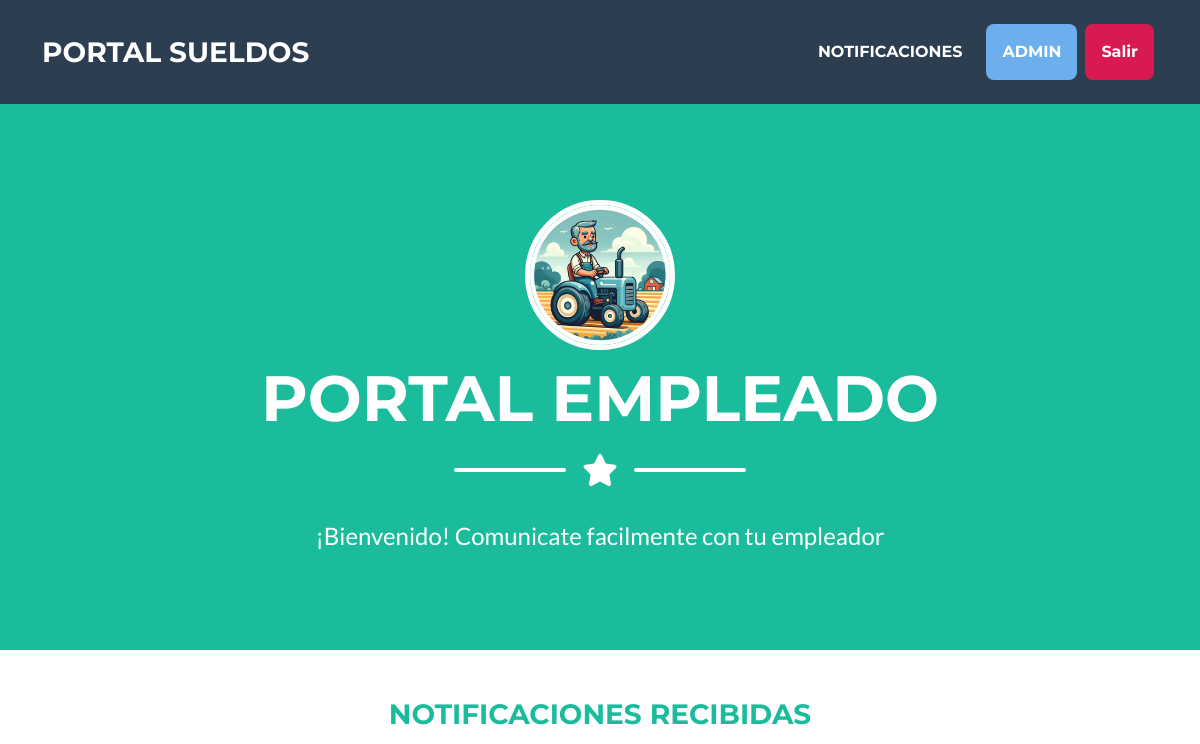
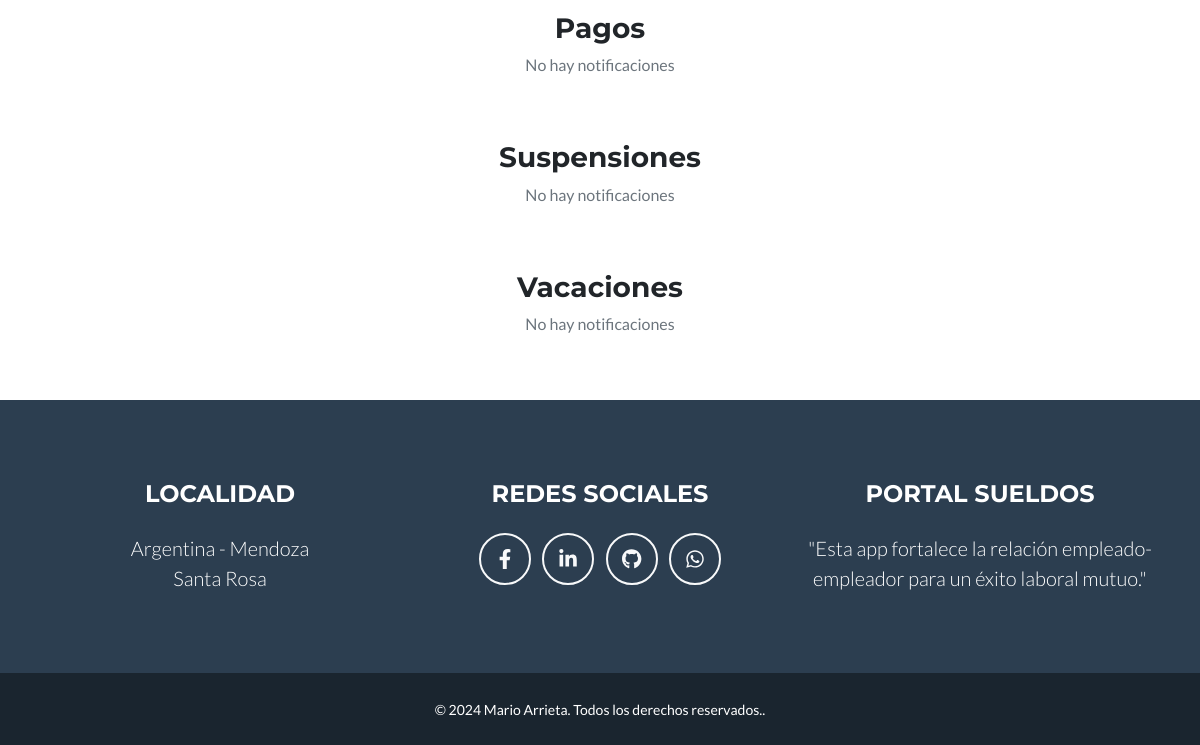
/empleado/inicio/ (signed in), run on an earlier commit of the app's database (2 pictures, top to bottom).
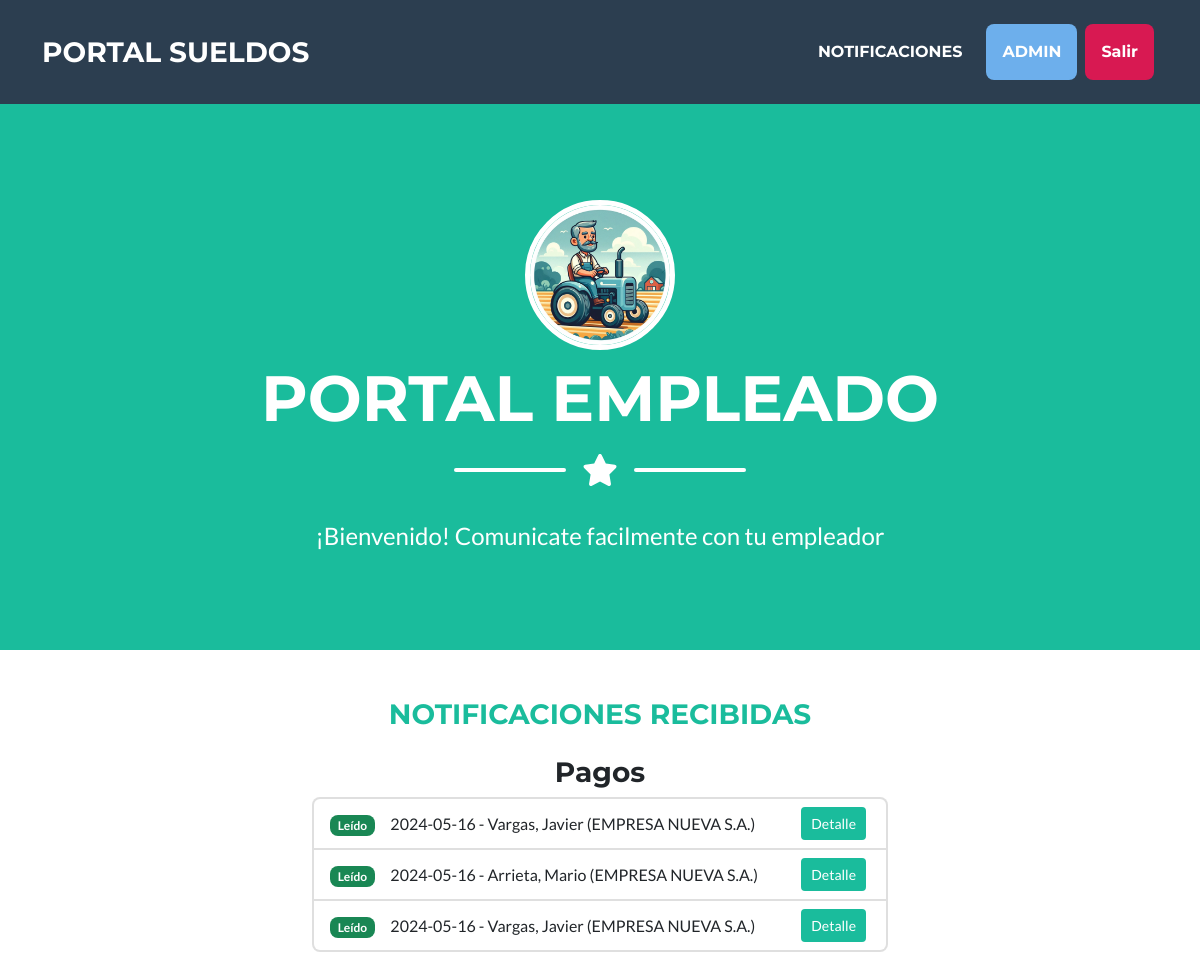
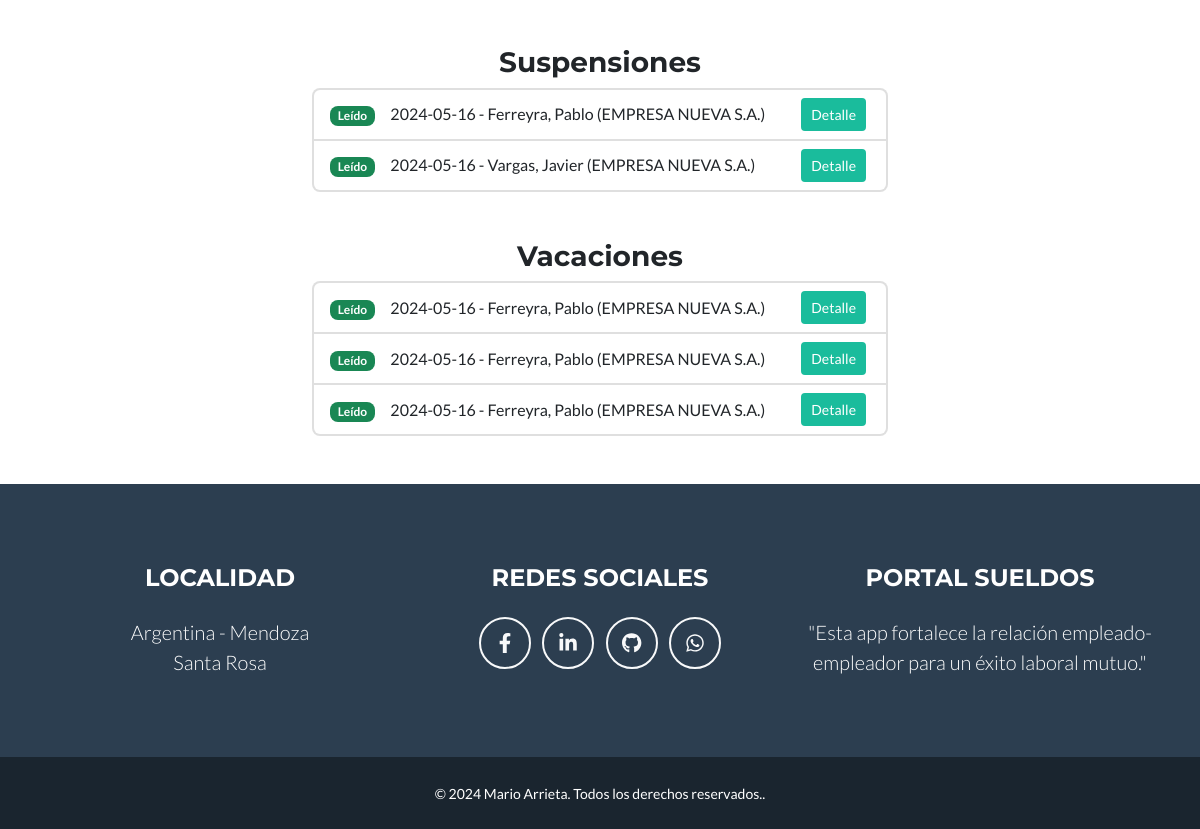
And on a later commit of the database (2 pictures, top to bottom).
### empleador/models.py (models this page shows, shortened)
class Pagos (models.Model):
    empleado = models.ForeignKey (Empleado, on_delete=models.CASCADE, verbose_name= "Empleado")
    fecha_notificacion = models.DateField(auto_now=True, verbose_name="Fecha de Notificación", editable=False)
    fecha_pago = models.DateField(verbose_name="Fecha de Pago")
    importe = models.PositiveIntegerField(verbose_name="Importe")
    liquidacion = models.CharField(max_length=20, choices=liquidacion, verbose_name= "Liquidación")
    meses = models.CharField(max_length=10, choices=meses, verbose_name= "Mes",)
    año = models.PositiveIntegerField(validators=[validate_year_range], verbose_name="Año")
    imagen = models.ImageField(upload_to="pagos", null=True, blank=True)
    visto = models.BooleanField (editable=False, default=False, verbose_name="Visto")
    def __str__(self):
        return f"{self.fecha_notificacion} -  {self.empleado.apellido}, {self.empleado.nombre} ({self.empleado.empleador.razonSocial})"
    class Meta:
        verbose_name_plural = "Pagos"

class Empleado (models.Model):
    empleador = models.ForeignKey (Empleador, on_delete=models.CASCADE, verbose_name="Empleador")
    apellido = models.CharField(max_length=50, verbose_name="Apellido")
    nombre = models.CharField(max_length=50, verbose_name="Nombre")
    cuil = models.PositiveIntegerField(validators=[validate_cuil_length], unique=True, verbose_name="CUIL")
    fecha_ingreso = models.DateField(verbose_name="Fecha de ingreso")
    email = models.EmailField(verbose_name= "e-Mail ")
    class Meta:
        verbose_name = "Empleado"
        verbose_name_plural = "Empleados"

class Empleador (models.Model):
    razonSocial = models.CharField(max_length=50, verbose_name="Razon Social")
    cuit = models.PositiveIntegerField(validators=[validate_cuil_length], unique=True, verbose_name="CUIT")
    email = models.EmailField(verbose_name="e-Mail")
    class Meta:
        verbose_name = "Empleador"
        verbose_name_plural = "Empleadores"

class Suspensiones (models.Model):
    empleado = models.ForeignKey (Empleado, on_delete=models.CASCADE, verbose_name= "Empleado")
    fecha_notificacion = models.DateField(auto_now=True, verbose_name="Fecha de Notificación", editable=False)
    cantidad_dias = models.PositiveIntegerField(verbose_name="Cantidad de días")
    fecha_reingreso = models.DateField(verbose_name="Fecha de Reingreso")
    motivo = models.CharField(max_length=200, verbose_name="Motivo")
    imagen = models.ImageField(upload_to="suspensiones", null=True, blank=True)
    visto = models.BooleanField (editable=False, default=False, verbose_name="Visto")
    def __str__(self):
        return f"{self.fecha_notificacion} - {self.empleado.apellido}, {self.empleado.nombre} ({self.empleado.empleador.razonSocial})"
    class Meta:
        verbose_name_plural = "Suspensiones"

class Vacaciones (models.Model):
    empleado = models.ForeignKey (Empleado, on_delete=models.CASCADE, verbose_name= "Empleado")
    fecha_notificacion = models.DateField(auto_now=True, verbose_name="Fecha de Notificación", editable=False)
    fecha_inicio = models.DateField(verbose_name="Fecha de Inicio")
    fecha_fin = models.DateField(verbose_name="Fecha de Finalizacion")
    período = models.PositiveIntegerField(validators=[validate_year_range], verbose_name="Corresponden al año")
    imagen = models.ImageField(upload_to="vacaciones", null=True, blank=True)
    visto = models.BooleanField (editable=False, default=False, verbose_name="Visto")
    def __str__(self):
        return f"{self.fecha_notificacion} - {self.empleado.apellido}, {self.empleado.nombre} ({self.empleado.empleador.razonSocial})"
    class Meta:
        verbose_name_plural = "Vacaciones"

### empleado/views.py (the view)
class PagosRead(LoginRequiredMixin, ListView):
    template_name = "empleado/index.html"
    login_url = reverse_lazy ("empleado:login")
    def get_queryset(self):
        return Pagos.objects.all()
    def get_context_data(self, **kwargs):
        context = super().get_context_data(**kwargs)
        context['suspensiones'] = Suspensiones.objects.all()
        context['vacaciones'] = Vacaciones.objects.all()
        return context

### empleado/templates/empleado/index.html (shortened to what the changed rows need)
{% extends 'core/base.html' %}
{% load static %}
{% block pagina%}
   PORTAL EMPLEADO
{% endblock pagina%}
{% block formulario %}
        <br>
        <div class="row justify-content-center m-0 mt-4">
            <div class="col-lg-12 text-center">
            </div>
        </div>
        {% if object_list %}
        <h3 class="text-center">Pagos</h3>
        <div class="row justify-content-center m-0">
            <div class="col-lg-6">
                <ul class="list-group">
                    {% for item in object_list %}
                    <li class="list-group-item d-flex justify-content-between align-items-center">
                        <div>
                            {% if item.visto %}
                                <span class="badge bg-success">Leído</span>&nbsp;&nbsp;&nbsp;&nbsp;
                            {% else %}
                                <span class="badge bg-warning text-dark">No leído</span>&nbsp;&nbsp;&nbsp;&nbsp;
                            {% endif %}
                            {{ item }}
                         </div>
                        <div>
                            <a href="{% url 'empleado:pagos_detail' item.id %}" class="btn btn-sm btn-primary mx-1">Detalle</a>
                        </div>
                    </li>
                    {% endfor %}
                </ul>
            </div>
        </div>
        {% else %}
                <div class="row justify-content-center m-0">
                    <div class="col-lg-5 text-center">
                        <h3 class="text-center">Pagos</h3>
                        <p class="text-muted">No hay notificaciones</p>
                    </div>
                </div>
        {% endif %} <br><br>
            {% if suspensiones %}
            <h3 class="text-center">Suspensiones</h3>
            <div class="row justify-content-center m-0">
                <div class="col-lg-6">
                    <ul class="list-group">
                        {% for item in suspensiones %}
                        <li class="list-group-item d-flex justify-content-between align-items-center">
                            <div>
                                {% if item.visto %}
                                    <span class="badge bg-success">Leído</span>&nbsp;&nbsp;&nbsp;&nbsp;
                                {% else %}
                                    <span class="badge bg-warning text-dark">No leído</span>&nbsp;&nbsp;&nbsp;&nbsp;
                                {% endif %}
                                {{ item }}
                            </div>
                            <div>
                                <a href="{% url 'empleado:suspensiones_detail' item.id %}" class="btn btn-sm btn-primary mx-1">Detalle</a>
                            </div>
                        </li>
                        {% endfor %}
                    </ul>
                </div>
            </div>
            {% else %}
                <div class="row justify-content-center m-0">
                    <div class="col-lg-5 text-center">
                        <h3 class="text-center">Suspensiones</h3>
                        <p class="text-muted">No hay notificaciones</p>
                    </div>
                </div>
        {% endif %} <br><br>
        {% if vacaciones %}
            <h3 class="text-center">Vacaciones</h3>
            <div class="row justify-content-center m-0">
                <div class="col-lg-6">
                    <ul class="list-group">
                        {% for item in vacaciones %}
                        <li class="list-group-item d-flex justify-content-between align-items-center">
                            <div>
                                {% if item.visto %}
                                    <span class="badge bg-success">Leído</span>&nbsp;&nbsp;&nbsp;&nbsp;
                                {% else %}
                                    <span class="badge bg-warning text-dark">No leído</span>&nbsp;&nbsp;&nbsp;&nbsp;
                                {% endif %}
                                {{ item }}
                            </div>
                            <div>
                                <a href="{% url 'empleado:vacaciones_detail' item.id %}" class="btn btn-sm btn-primary mx-1">Detalle</a>
                            </div>
                        </li>
                        {% endfor %}
                    </ul>
                </div>
            </div>
            {% else %}
                <div class="row justify-content-center m-0">
                    <div class="col-lg-5 text-center">
                        <h3 class="text-center">Vacaciones</h3>
                        <p class="text-muted">No hay notificaciones</p>
                    </div>
                </div>
        {% endif %} <br><br>
{% endblock formulario%}

What changed in the data, as far as the page shows it:
added Pagos: visto "Leído", fecha_notificacion+empleado "2024-05-16 - Vargas, Javier (EMPRESA NUEVA S.A.)"
added Pagos: visto "Leído", fecha_notificacion+empleado "2024-05-16 - Arrieta, Mario (EMPRESA NUEVA S.A.)"
added Pagos: visto "Leído", fecha_notificacion+empleado "2024-05-16 - Vargas, Javier (EMPRESA NUEVA S.A.)"
added Suspensiones: visto "Leído", fecha_notificacion+empleado "2024-05-16 - Ferreyra, Pablo (EMPRESA NUEVA S.A.)"
added Suspensiones: visto "Leído", fecha_notificacion+empleado "2024-05-16 - Vargas, Javier (EMPRESA NUEVA S.A.)"
added Vacaciones: visto "Leído", fecha_notificacion+empleado "2024-05-16 - Ferreyra, Pablo (EMPRESA NUEVA S.A.)"
added Vacaciones: visto "Leído", fecha_notificacion+empleado "2024-05-16 - Ferreyra, Pablo (EMPRESA NUEVA S.A.)"
added Vacaciones: visto "Leído", fecha_notificacion+empleado "2024-05-16 - Ferreyra, Pablo (EMPRESA NUEVA S.A.)"
Also different on the page:
text no longer shown: "No hay notificaciones No hay notificaciones No hay notificaciones"
